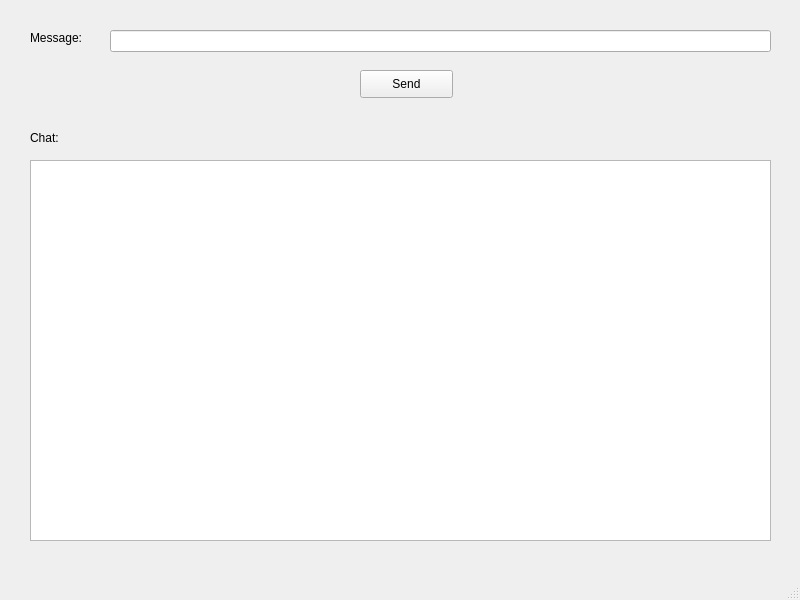
<?xml version="1.0" encoding="UTF-8"?>
<ui version="4.0">
 <class>MainWindow</class>
 <widget class="QMainWindow" name="MainWindow">
  <property name="enabled">
   <bool>true</bool>
  </property>
  <property name="geometry">
   <rect>
    <x>0</x>
    <y>0</y>
    <width>800</width>
    <height>600</height>
   </rect>
  </property>
  <property name="sizePolicy">
   <sizepolicy hsizetype="Preferred" vsizetype="Preferred">
    <horstretch>0</horstretch>
    <verstretch>0</verstretch>
   </sizepolicy>
  </property>
  <property name="mouseTracking">
   <bool>false</bool>
  </property>
  <property name="windowTitle">
   <string>Client</string>
  </property>
  <property name="autoFillBackground">
   <bool>false</bool>
  </property>
  <widget class="QWidget" name="centralwidget">
   <widget class="QLineEdit" name="lineEdit">
    <property name="geometry">
     <rect>
      <x>110</x>
      <y>30</y>
      <width>661</width>
      <height>22</height>
     </rect>
    </property>
   </widget>
   <widget class="QLabel" name="label">
    <property name="geometry">
     <rect>
      <x>30</x>
      <y>30</y>
      <width>53</width>
      <height>16</height>
     </rect>
    </property>
    <property name="text">
     <string>Message:</string>
    </property>
   </widget>
   <widget class="QPushButton" name="pushButton">
    <property name="geometry">
     <rect>
      <x>360</x>
      <y>70</y>
      <width>93</width>
      <height>28</height>
     </rect>
    </property>
    <property name="text">
     <string>Send</string>
    </property>
   </widget>
   <widget class="QLabel" name="label_2">
    <property name="geometry">
     <rect>
      <x>30</x>
      <y>130</y>
      <width>53</width>
      <height>16</height>
     </rect>
    </property>
    <property name="text">
     <string>Chat:</string>
    </property>
   </widget>
   <widget class="QTextBrowser" name="textBrowser">
    <property name="geometry">
     <rect>
      <x>30</x>
      <y>160</y>
      <width>741</width>
      <height>381</height>
     </rect>
    </property>
   </widget>
  </widget>
  <widget class="QStatusBar" name="statusbar"/>
 </widget>
 <resources/>
 <connections/>
</ui>
